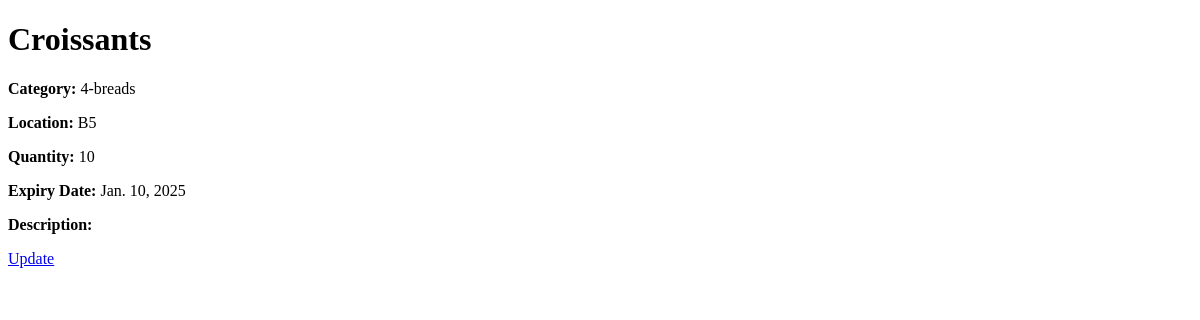
The page /warehouses/search/14/ on the database as committed earlier.
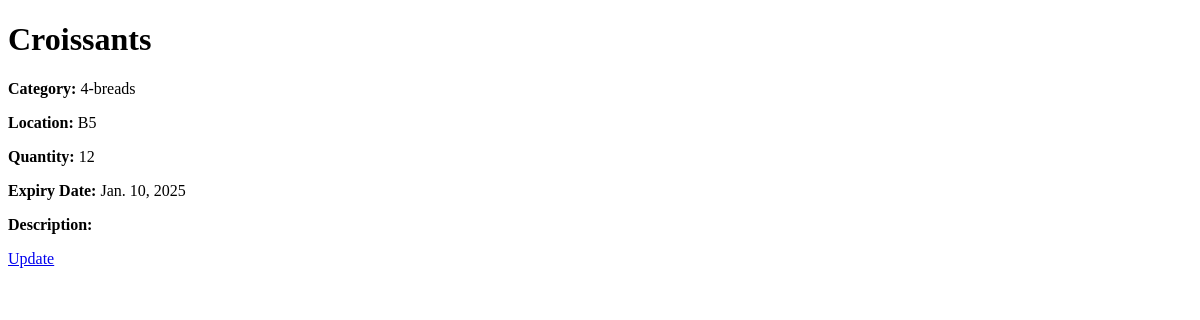
The same page on the database as committed later.
### warehouses/models.py (models this page shows)
class Item(models.Model):
    Category = models.ForeignKey(Category, on_delete=models.CASCADE)
    name = models.CharField(max_length=50)
    location = models.CharField(max_length=50)
    quantity = models.IntegerField()
    expiry = models.DateField()
    updated_time = models.DateTimeField(auto_now=True)
    description = models.TextField(blank=True)

class Category(models.Model):
    title = models.CharField(max_length=50, unique=True)
    description = models.TextField(max_length=200,blank=True)
    def __str__(self):
        return '{}-{}'.format(self.pk, self.title)

### warehouses/views.py (the view)
# urls.py: path('warehouses/search/<int:item_id>/',item_detail, name='item_detail'),
def item_detail(request, item_id):
    item = get_object_or_404(Item, pk=item_id)
    return render(request, 'warehouses/item_detail.html', {'item': item})

### warehouses/templates/warehouses/item_detail.html (shortened to what this page needs)
<!DOCTYPE html>
<html lang="en">
<head>
</head>
<body>
    <h1>{{item.name}}</h1>
    <p><strong>Category:</strong> {{ item.Category }}</p>
    <p><strong>Location:</strong> {{ item.location }}</p>
    <p><strong>Quantity:</strong> {{ item.quantity }}</p>
    <p><strong>Expiry Date:</strong> {{ item.expiry }}</p>
    <p><strong>Description:</strong> {{ item.description }}</p>
    <a href="/warehouses/{{item.Category.id}}/update_item/{{item.id}}">Update</a>
</body>
</html>

Rows that differ between the two databases and show on the page:
changed Item "Croissants": quantity "10" → "12"
